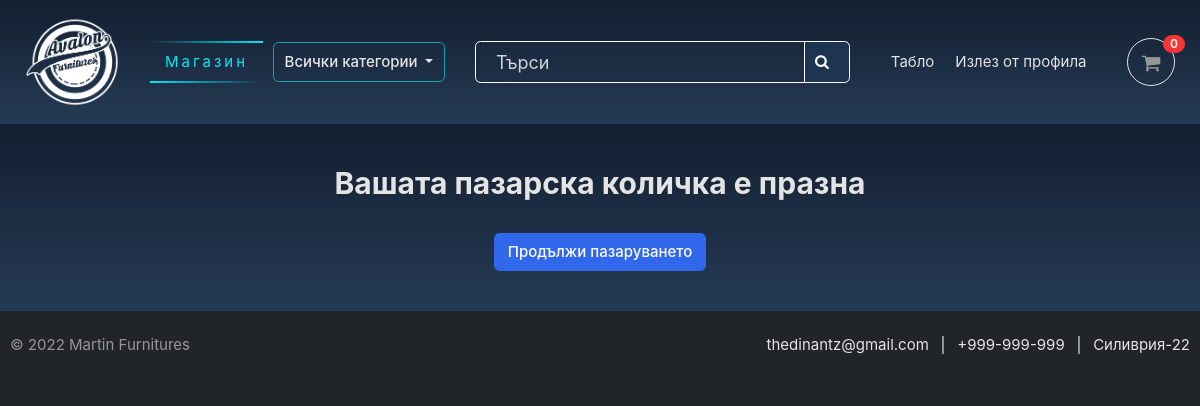
Before: /cart/ (signed in) with the older database file.
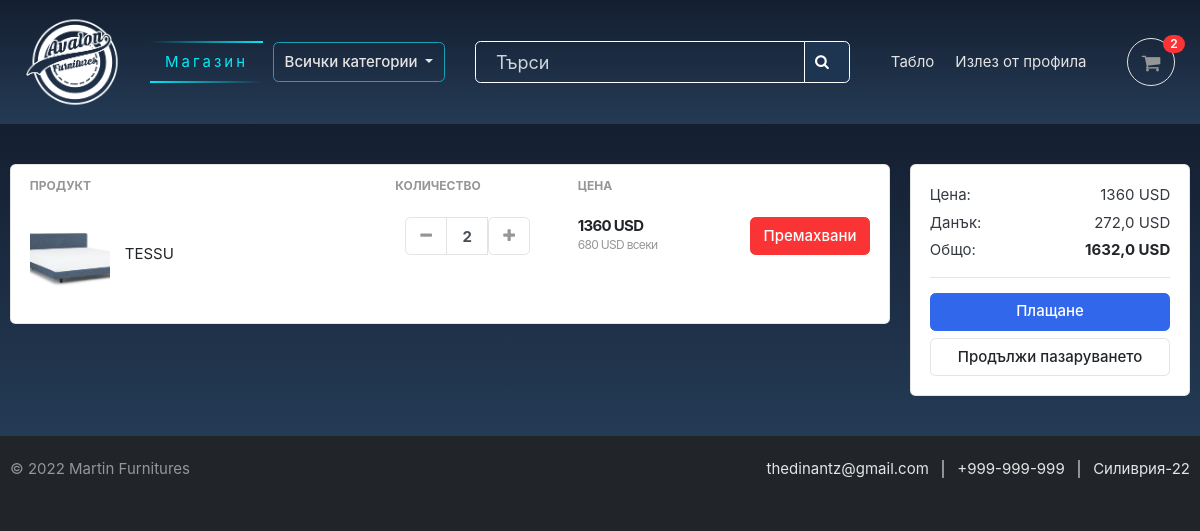
After: the same page with the newer database file.
### carts/models.py (models this page shows, shortened)
class CartItem(models.Model):
    user = models.ForeignKey(Account, on_delete=models.CASCADE, null=True)
    product = models.ForeignKey(Product, on_delete=models.CASCADE)
    variations = models.ManyToManyField(Variation, blank=True)
    cart = models.ForeignKey(Cart, on_delete=models.CASCADE, null=True)
    quantity = models.IntegerField()
    is_active = models.BooleanField(default=True)
    def sub_total(self):
        return self.product.price * self.quantity

### store/models.py (models this page shows, shortened)
class Product(models.Model):
    product_name = models.CharField(max_length=50, unique=True)
    slug = models.SlugField(max_length=50, unique=True)
    description = models.TextField(max_length=600, blank=True)
    dimensions = models.TextField(max_length=200, blank=True)
    type = models.CharField(max_length=50, null=False, blank=False)
    price = models.IntegerField()
    images = models.ImageField(upload_to='photos/products')
    stock = models.IntegerField()
    is_available = models.BooleanField(default=True)
    category = models.ForeignKey(Category, on_delete=models.CASCADE)
    created_date = models.DateTimeField(auto_now_add=True)
    modified_date = models.DateTimeField(auto_now=True)
    def get_url(self):
        return reverse('product_detail', args=[self.category.slug, self.slug])

### carts/views.py (the view)
# urls.py: path('', views.cart, name='cart'),
def cart(request, total=0, quantity=0, cart_items=None):
    try:
        tax = 0
        grand_total = 0
        if request.user.is_authenticated:
            cart_items = CartItem.objects.filter(
                user=request.user, is_active=True)
        else:
            cart = Cart.objects.get(cart_id=_cart_id(request))
            cart_items = CartItem.objects.filter(cart=cart, is_active=True)
        for cart_item in cart_items:
            total += (cart_item.product.price * cart_item.quantity)
            quantity += cart_item.quantity
        tax = (20 * total)/100
        grand_total = total + tax
    except ObjectDoesNotExist:
        pass  # just ignore
    context = {
        'total': total,
        'quantity': quantity,
        'cart_items': cart_items,
        'tax': tax,
        'grand_total': grand_total,
    }
    return render(request, 'store/cart.html', context)

### carts/context_processors.py (called while the page is built)
def counter(request):
    cart_count = 0
    if 'admin' in request.path:
        return {}
    else:
        try:
            cart = Cart.objects.filter(cart_id=_cart_id(request))
            if request.user.is_authenticated:
                cart_items = CartItem.objects.all().filter(user=request.user)
            else:
                cart_items = CartItem.objects.all().filter(cart=cart[:1])
            for cart_item in cart_items:
                cart_count += cart_item.quantity
        except Cart.DoesNotExist:
            cart_count = 0
    return dict(cart_count=cart_count)

### carts/views.py (called while the page is built)
def _cart_id(request):
    cart = request.session.session_key
    if not cart:
        cart = request.session.create()
    return cart

### category/context_processors.py (called while the page is built)
def menu_links(request):
    links = Category.objects.all()
    return dict(links=links)

### category/models.py (called while the page is built)
    def get_url(self):
        return reverse('products_by_category', args=[self.slug])

### templates/store/cart.html (shortened to what this page needs)
{% extends 'base.html' %}
{% load static %}
{% block content %}
<section class="section-content padding-y bg coloringlinear">
	<div class="container">
{% if not cart_items %}
	<h2 class="text-center text-light">Вашата пазарска количка е празна</h2>
	<br>
	<div class="text-center">
		<a href="{% url 'store' %}" class="btn btn-primary">Продължи пазаруването</a>
	</div>
{% else %}
	<div class="row">
		<aside class="col-lg-9">
	<div class="card">
<table class="table table-borderless table-shopping-cart">
	<thead class="text-muted">
		<tr class="small text-uppercase">
  		<th scope="col">Продукт</th>
		<th scope="col" width="130">Количество</th>
  		<th scope="col" width="130">Цена</th>
  		<th scope="col" class="text-right" width="200"> </th>
		</tr>
	</thead>
<tbody>
{% for cart_item in cart_items %}
<tr>
	<td>
		<figure class="itemside align-items-center">
			<div class="aside"><img src="{{ cart_item.product.images.url }}" class="img-sm"></div>
			<figcaption class="info">
				<a href="{{ cart_item.product.get_url }}" class="title text-dark">{{ cart_item.product.product_name }}</a>
			</figcaption>
		</figure>
	</td>
	<td>
			<div class="col">
				<div class="input-group input-spinner">
					<div class="input-group-prepend">
						<a href="{% url 'remove_cart' cart_item.product.id cart_item.id %}" class="btn btn-light" type="button" id="button-plus"> <i class="fa fa-minus"></i> </a>
					</div>
					<input type="text" class="form-control"  value="{{ cart_item.quantity }}">
					<form action="{% url 'add_cart' cart_item.product.id %}" method="POST">
						<button class="btn btn-light" type="submit" id="button-minus"> <i class="fa fa-plus"></i> </button>
					</form>
					</div>
				</div>
			</div>
	<td>
		<div class="price-wrap">
			<var class="price">{{ cart_item.sub_total }} USD</var>
			<small class="text-muted">{{ cart_item.product.price }} USD всеки </small>
		</div>
	</td>
	<td class="text-right">
		<a href="{% url 'remove_cart_item' cart_item.product.id cart_item.id %}" onclick="return confirm('Сигурен ли си че искаш да премахнеш този продукт?')" class="btn btn-danger"> Премахвани</a>
	</td>
{% endfor %}
</div>
	<aside class="col-lg-3">
		<div class="card">
		<div class="card-body">
			<dl class="dlist-align">
			  <dt>Цена:</dt>
			  <dd class="text-right">{{total}} USD</dd>
			</dl>
			<dl class="dlist-align">
			  <dt>Данък:</dt>
			  <dd class="text-right">{{tax}} USD</dd>
			</dl>
			<dl class="dlist-align">
			  <dt>Общо:</dt>
			  <dd class="text-right text-dark b"><strong>{{grand_total}} USD</strong></dd>
			</dl>
			<hr>
			<a href="{% url 'checkout' %}" class="btn btn-primary btn-block"> Плащане </a>
			<a href="{% url 'store' %}" class="btn btn-light btn-block">Продължи пазаруването</a>
		</div>
		</div>
</aside>
</div>
{% endif %}
	</div>
	</section>
{% endblock content %}

Changed rows visible on the page:
added CartItem: product.images (picture), product.product_name "TESSU", quantity "2", sub_total "1360", product.price "680"
Other visible differences:
{{ cart_count }}: "0" → "2"
{{ total }}: (not shown) → "1360"
{{ tax }}: (not shown) → "272,0"
{{ grand_total }}: (not shown) → "1632,0"
text no longer shown: "Вашата пазарска количка е празна"
text now shown: "ПРОДУКТ КОЛИЧЕСТВО ЦЕНА Цена: USD Данък: USD Общо: USD Плащане"
